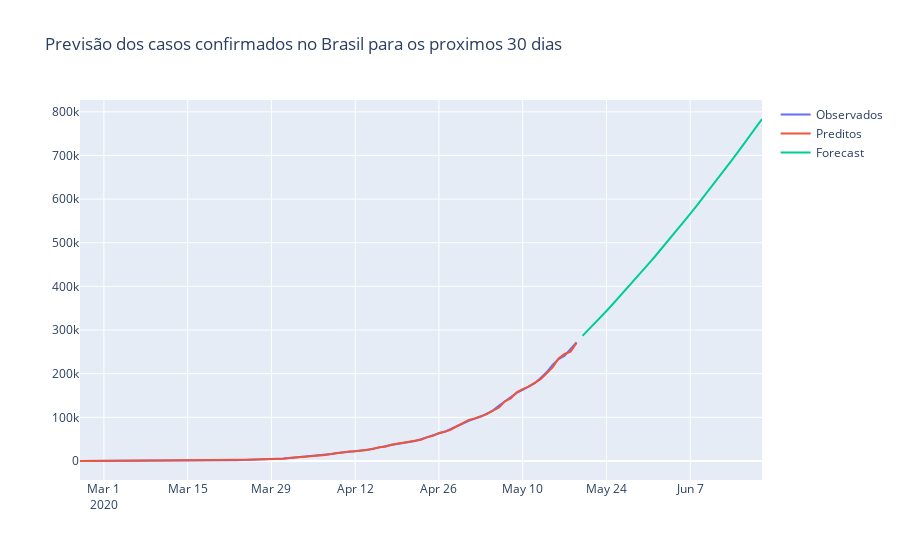

Notebook cell for this chart:
### Code cell
fig = go.Figure(go.Scatter(
    x=confirmadosBrasil.index,y=confirmadosBrasil,name="Observados"
))
fig.add_trace(go.Scatter(
    x=confirmadosBrasil.index,y=modelo.predict_in_sample(),name="Preditos"
))
fig.add_trace(go.Scatter(
    x=pd.date_range('2020-05-20','2020-06-20'),y=modelo.predict(31),name='Forecast'
))
fig.update_layout(title='Previsão dos casos confirmados no Brasil para os proximos 30 dias')
fig.show()
